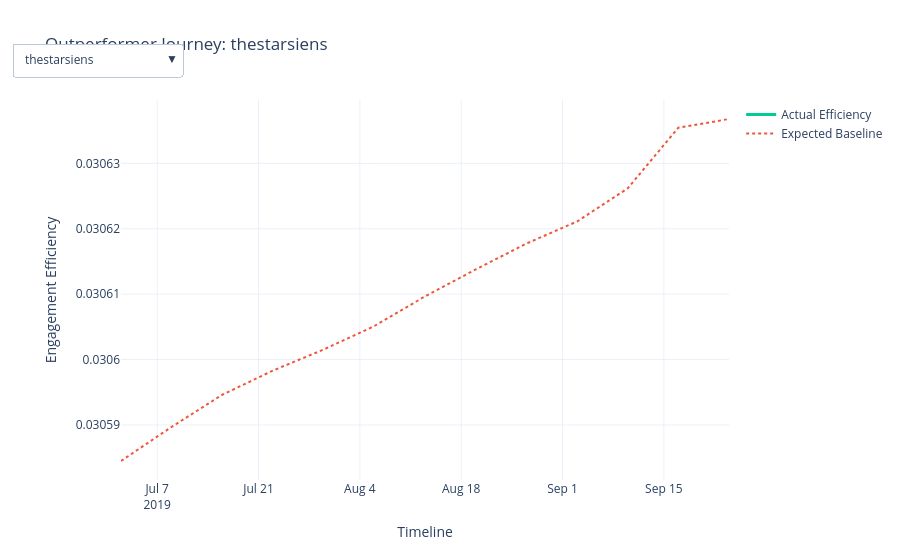

Here is the notebook cell this chart was saved with:
### Code cell
import plotly.graph_objects as go

# Cell 3: The "Solid-Dash-Solid" Visualization

fig = go.Figure()

unique_channels = df_viz['channel'].unique()
id_to_name = df_viz.groupby('channel')['name_cc'].first().to_dict()

first_channel = True

for ch_id in unique_channels:
    ch_data = df_viz[df_viz['channel'] == ch_id]
    
    is_visible = first_channel
    
    # TRACE 1: The "Bridge" (Dashed Line)
    # This runs underneath. It connects the gaps with a dashed style.
    fig.add_trace(go.Scatter(
        x=ch_data['week_start'],
        y=ch_data['efficiency_bridged'],
        mode='lines',
        name='Projected Path', # Optional to show in legend
        line=dict(color='#00CC96', width=2, dash='dash'), # Green Dashed
        opacity=0.6, # Slightly lighter to show it's inferred
        visible=is_visible,
        showlegend=False, # Hide from legend to keep it clean
        hoverinfo='skip'  # Don't show hover data for the fake points
    ))

    # TRACE 2: The "Real Data" (Solid Line)
    # This sits ON TOP. It has gaps where data is missing.
    fig.add_trace(go.Scatter(
        x=ch_data['week_start'],
        y=ch_data['efficiency_4week'],
        mode='lines',
        name='Actual Efficiency',
        line=dict(color='#00CC96', width=3), # Solid Green
        visible=is_visible,
    ))

    # TRACE 3: The Baseline
    fig.add_trace(go.Scatter(
        x=ch_data['week_start'],
        y=ch_data['expected_baseline'],
        mode='lines',
        name='Expected Baseline',
        line=dict(color='#EF553B', width=2, dash='dot'),
        visible=is_visible,
    ))
    
    first_channel = False

# --- Dropdown Logic ---
buttons = []
num_channels = len(unique_channels)

for i, ch_id in enumerate(unique_channels):
    # We now have 3 traces per channel.
    visibility = [False] * (num_channels * 3)
    
    # Turn on the triplet for this channel
    visibility[3*i] = True      # Bridge
    visibility[3*i + 1] = True  # Real
    visibility[3*i + 2] = True  # Baseline
    
    label_name = id_to_name.get(ch_id, ch_id)
    
    buttons.append(dict(
        label=label_name,
        method="update",
        args=[{"visible": visibility},
              {"title": f"Outperformer Journey: {label_name}"}]
    ))

fig.update_layout(
    title=f"Outperformer Journey: {id_to_name.get(unique_channels[0], 'Select a Channel')}",
    xaxis_title="Timeline",
    yaxis_title="Engagement Efficiency",
    updatemenus=[{"buttons": buttons, "direction": "down", "x": 0.1, "y": 1.15}],
    template="plotly_white",
    hovermode="x unified"
)

fig.show()
